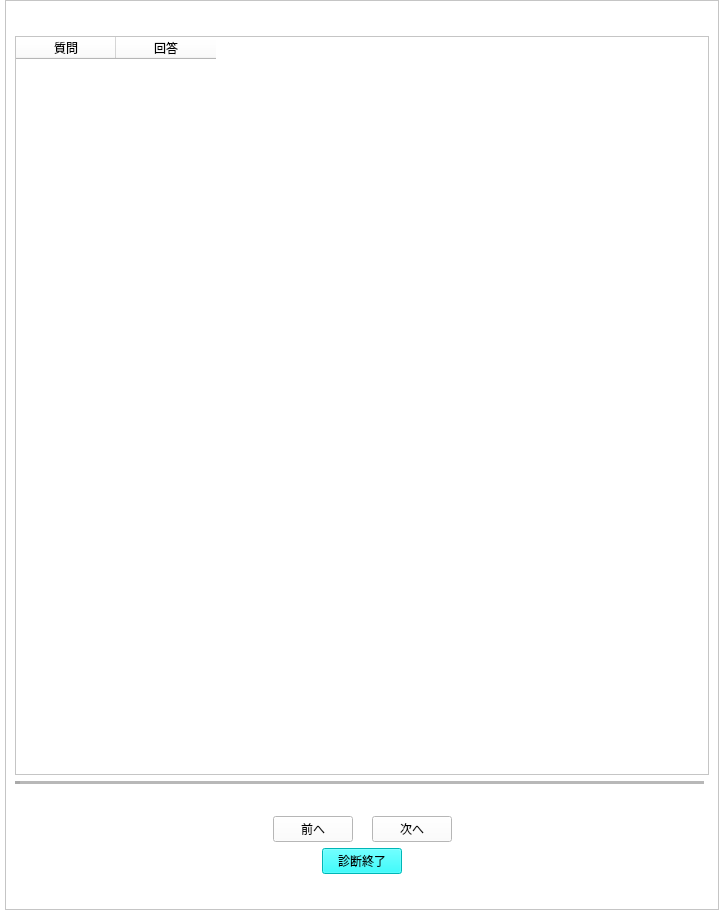
<?xml version="1.0" encoding="UTF-8"?>
<ui version="4.0">
 <class>Form</class>
 <widget class="QWidget" name="Form">
  <property name="geometry">
   <rect>
    <x>0</x>
    <y>0</y>
    <width>724</width>
    <height>910</height>
   </rect>
  </property>
  <property name="windowTitle">
   <string>進路適性診断 e-navi</string>
  </property>
  <property name="styleSheet">
   <string notr="true">background-color: rgb(255,255,255);</string>
  </property>
  <layout class="QGridLayout" name="gridLayout">
   <property name="leftMargin">
    <number>5</number>
   </property>
   <property name="topMargin">
    <number>0</number>
   </property>
   <property name="rightMargin">
    <number>5</number>
   </property>
   <property name="bottomMargin">
    <number>0</number>
   </property>
   <property name="spacing">
    <number>0</number>
   </property>
   <item row="0" column="0">
    <widget class="QScrollArea" name="scrollArea">
     <property name="styleSheet">
      <string notr="true"/>
     </property>
     <property name="widgetResizable">
      <bool>true</bool>
     </property>
     <widget class="QWidget" name="scrollAreaWidgetContents">
      <property name="geometry">
       <rect>
        <x>0</x>
        <y>0</y>
        <width>712</width>
        <height>908</height>
       </rect>
      </property>
      <layout class="QVBoxLayout" name="verticalLayout">
       <item>
        <layout class="QHBoxLayout" name="horizontalLayout_2">
         <item>
          <widget class="QLabel" name="label">
           <property name="text">
            <string/>
           </property>
           <property name="pixmap">
            <pixmap>../image/enavi_header.png</pixmap>
           </property>
          </widget>
         </item>
         <item>
          <spacer name="horizontalSpacer">
           <property name="orientation">
            <enum>Qt::Horizontal</enum>
           </property>
           <property name="sizeHint" stdset="0">
            <size>
             <width>40</width>
             <height>20</height>
            </size>
           </property>
          </spacer>
         </item>
        </layout>
       </item>
       <item>
        <widget class="QTableWidget" name="qaTable">
         <column>
          <property name="text">
           <string>質問</string>
          </property>
         </column>
         <column>
          <property name="text">
           <string>回答</string>
          </property>
         </column>
        </widget>
       </item>
       <item>
        <widget class="Line" name="line">
         <property name="lineWidth">
          <number>5</number>
         </property>
         <property name="midLineWidth">
          <number>10</number>
         </property>
         <property name="orientation">
          <enum>Qt::Horizontal</enum>
         </property>
        </widget>
       </item>
       <item>
        <layout class="QHBoxLayout" name="horizontalLayout">
         <item>
          <spacer name="horizontalSpacer_4">
           <property name="orientation">
            <enum>Qt::Horizontal</enum>
           </property>
           <property name="sizeHint" stdset="0">
            <size>
             <width>40</width>
             <height>20</height>
            </size>
           </property>
          </spacer>
         </item>
         <item>
          <widget class="QLabel" name="unfillLbl">
           <property name="enabled">
            <bool>true</bool>
           </property>
           <property name="text">
            <string/>
           </property>
           <property name="pixmap">
            <pixmap>../image/unfill_error.png</pixmap>
           </property>
          </widget>
         </item>
         <item>
          <spacer name="horizontalSpacer_5">
           <property name="orientation">
            <enum>Qt::Horizontal</enum>
           </property>
           <property name="sizeHint" stdset="0">
            <size>
             <width>40</width>
             <height>20</height>
            </size>
           </property>
          </spacer>
         </item>
        </layout>
       </item>
       <item>
        <layout class="QHBoxLayout" name="horizontalLayout_14">
         <item>
          <spacer name="horizontalSpacer_8">
           <property name="orientation">
            <enum>Qt::Horizontal</enum>
           </property>
           <property name="sizeHint" stdset="0">
            <size>
             <width>40</width>
             <height>20</height>
            </size>
           </property>
          </spacer>
         </item>
         <item>
          <widget class="QPushButton" name="backBtn">
           <property name="text">
            <string>前へ</string>
           </property>
          </widget>
         </item>
         <item>
          <widget class="QLabel" name="label_3">
           <property name="text">
            <string/>
           </property>
           <property name="pixmap">
            <pixmap>../image/link_btns.png</pixmap>
           </property>
          </widget>
         </item>
         <item>
          <widget class="QPushButton" name="nextBtn">
           <property name="text">
            <string>次へ</string>
           </property>
          </widget>
         </item>
         <item>
          <spacer name="horizontalSpacer_9">
           <property name="orientation">
            <enum>Qt::Horizontal</enum>
           </property>
           <property name="sizeHint" stdset="0">
            <size>
             <width>40</width>
             <height>20</height>
            </size>
           </property>
          </spacer>
         </item>
        </layout>
       </item>
       <item>
        <layout class="QHBoxLayout" name="horizontalLayout_7">
         <item>
          <spacer name="horizontalSpacer_7">
           <property name="orientation">
            <enum>Qt::Horizontal</enum>
           </property>
           <property name="sizeHint" stdset="0">
            <size>
             <width>40</width>
             <height>20</height>
            </size>
           </property>
          </spacer>
         </item>
         <item>
          <widget class="QPushButton" name="endBtn">
           <property name="styleSheet">
            <string notr="true">background-color: rgb(0,255,255)</string>
           </property>
           <property name="text">
            <string>診断終了</string>
           </property>
          </widget>
         </item>
         <item>
          <spacer name="horizontalSpacer_2">
           <property name="orientation">
            <enum>Qt::Horizontal</enum>
           </property>
           <property name="sizeHint" stdset="0">
            <size>
             <width>40</width>
             <height>20</height>
            </size>
           </property>
          </spacer>
         </item>
        </layout>
       </item>
       <item>
        <layout class="QHBoxLayout" name="horizontalLayout_3">
         <item>
          <spacer name="horizontalSpacer_3">
           <property name="orientation">
            <enum>Qt::Horizontal</enum>
           </property>
           <property name="sizeHint" stdset="0">
            <size>
             <width>40</width>
             <height>20</height>
            </size>
           </property>
          </spacer>
         </item>
         <item>
          <widget class="QLabel" name="label_4">
           <property name="text">
            <string/>
           </property>
           <property name="pixmap">
            <pixmap>../image/eclass_lower.png</pixmap>
           </property>
          </widget>
         </item>
         <item>
          <spacer name="horizontalSpacer_10">
           <property name="orientation">
            <enum>Qt::Horizontal</enum>
           </property>
           <property name="sizeHint" stdset="0">
            <size>
             <width>40</width>
             <height>20</height>
            </size>
           </property>
          </spacer>
         </item>
        </layout>
       </item>
      </layout>
     </widget>
    </widget>
   </item>
  </layout>
 </widget>
 <resources/>
 <connections/>
</ui>
